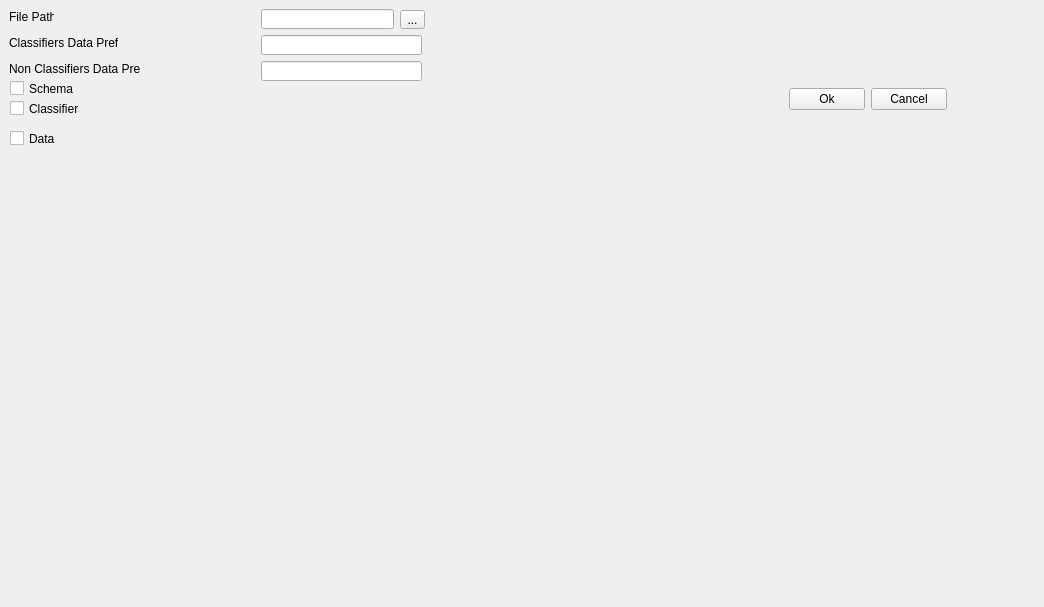
<?xml version="1.0" encoding="UTF-8"?>
<ui version="4.0">
 <class>PostgreSqlDump</class>
 <widget class="QWidget" name="PostgreSqlDump">
  <property name="geometry">
   <rect>
    <x>0</x>
    <y>0</y>
    <width>1044</width>
    <height>607</height>
   </rect>
  </property>
  <property name="windowTitle">
   <string>Form</string>
  </property>
  <widget class="QWidget" name="horizontalLayoutWidget">
   <property name="geometry">
    <rect>
     <x>789</x>
     <y>87</y>
     <width>158</width>
     <height>25</height>
    </rect>
   </property>
   <layout class="QHBoxLayout" name="horizontalLayout">
    <item>
     <widget class="QPushButton" name="pushButton">
      <property name="text">
       <string>Ok</string>
      </property>
     </widget>
    </item>
    <item>
     <widget class="QPushButton" name="pushButton_2">
      <property name="text">
       <string>Cancel</string>
      </property>
     </widget>
    </item>
   </layout>
  </widget>
  <widget class="QLineEdit" name="lineEdit">
   <property name="geometry">
    <rect>
     <x>261</x>
     <y>9</y>
     <width>133</width>
     <height>20</height>
    </rect>
   </property>
  </widget>
  <widget class="QLabel" name="label_3">
   <property name="geometry">
    <rect>
     <x>9</x>
     <y>9</y>
     <width>45</width>
     <height>16</height>
    </rect>
   </property>
   <property name="text">
    <string>File Path:</string>
   </property>
  </widget>
  <widget class="QLabel" name="label">
   <property name="geometry">
    <rect>
     <x>9</x>
     <y>35</y>
     <width>109</width>
     <height>16</height>
    </rect>
   </property>
   <property name="text">
    <string>Classifiers Data Prefix:</string>
   </property>
  </widget>
  <widget class="QLabel" name="label_2">
   <property name="geometry">
    <rect>
     <x>9</x>
     <y>61</y>
     <width>131</width>
     <height>16</height>
    </rect>
   </property>
   <property name="text">
    <string>Non Classifiers Data Prefix:</string>
   </property>
  </widget>
  <widget class="QLineEdit" name="lineEdit_2">
   <property name="geometry">
    <rect>
     <x>261</x>
     <y>35</y>
     <width>161</width>
     <height>20</height>
    </rect>
   </property>
  </widget>
  <widget class="QToolButton" name="toolButton">
   <property name="geometry">
    <rect>
     <x>400</x>
     <y>10</y>
     <width>25</width>
     <height>19</height>
    </rect>
   </property>
   <property name="text">
    <string>...</string>
   </property>
  </widget>
  <widget class="QLineEdit" name="lineEdit_3">
   <property name="geometry">
    <rect>
     <x>261</x>
     <y>61</y>
     <width>161</width>
     <height>20</height>
    </rect>
   </property>
  </widget>
  <widget class="QCheckBox" name="checkBox">
   <property name="geometry">
    <rect>
     <x>10</x>
     <y>80</y>
     <width>70</width>
     <height>17</height>
    </rect>
   </property>
   <property name="text">
    <string>Schema</string>
   </property>
  </widget>
  <widget class="QCheckBox" name="checkBox_2">
   <property name="geometry">
    <rect>
     <x>10</x>
     <y>100</y>
     <width>70</width>
     <height>17</height>
    </rect>
   </property>
   <property name="text">
    <string>Classifiers</string>
   </property>
  </widget>
  <widget class="QCheckBox" name="checkBox_3">
   <property name="geometry">
    <rect>
     <x>10</x>
     <y>130</y>
     <width>70</width>
     <height>17</height>
    </rect>
   </property>
   <property name="text">
    <string>Data</string>
   </property>
  </widget>
 </widget>
 <resources/>
 <connections/>
</ui>
